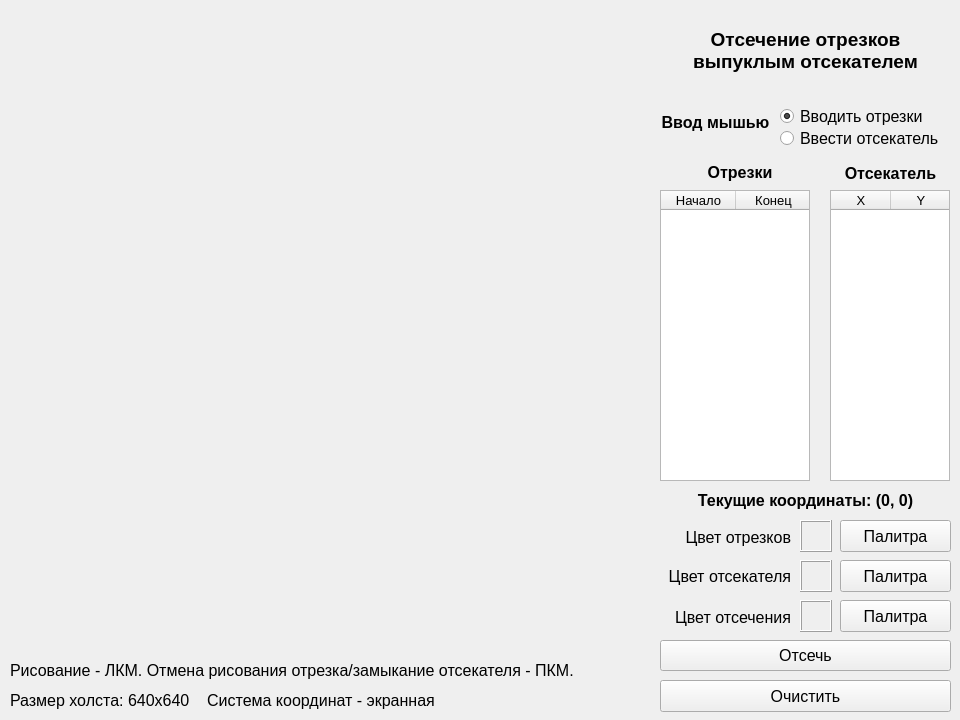
<?xml version="1.0" encoding="UTF-8"?>
<ui version="4.0">
 <class>Window</class>
 <widget class="QMainWindow" name="Window">
  <property name="geometry">
   <rect>
    <x>0</x>
    <y>0</y>
    <width>960</width>
    <height>720</height>
   </rect>
  </property>
  <property name="sizePolicy">
   <sizepolicy hsizetype="Fixed" vsizetype="Fixed">
    <horstretch>0</horstretch>
    <verstretch>0</verstretch>
   </sizepolicy>
  </property>
  <property name="windowTitle">
   <string>Лабораторная работа №8</string>
  </property>
  <widget class="QWidget" name="centralWidget">
   <widget class="QLabel" name="label">
    <property name="geometry">
     <rect>
      <x>660</x>
      <y>10</y>
      <width>291</width>
      <height>81</height>
     </rect>
    </property>
    <property name="font">
     <font>
      <pointsize>14</pointsize>
      <weight>75</weight>
      <bold>true</bold>
     </font>
    </property>
    <property name="text">
     <string>Отсечение отрезков
выпуклым отсекателем</string>
    </property>
    <property name="alignment">
     <set>Qt::AlignCenter</set>
    </property>
   </widget>
   <widget class="QLabel" name="labelSeg">
    <property name="geometry">
     <rect>
      <x>660</x>
      <y>525</y>
      <width>131</width>
      <height>24</height>
     </rect>
    </property>
    <property name="font">
     <font>
      <pointsize>12</pointsize>
     </font>
    </property>
    <property name="text">
     <string>Цвет отрезков</string>
    </property>
    <property name="alignment">
     <set>Qt::AlignRight|Qt::AlignTrailing|Qt::AlignVCenter</set>
    </property>
   </widget>
   <widget class="QLabel" name="labelFill">
    <property name="geometry">
     <rect>
      <x>660</x>
      <y>564</y>
      <width>131</width>
      <height>24</height>
     </rect>
    </property>
    <property name="font">
     <font>
      <pointsize>12</pointsize>
     </font>
    </property>
    <property name="text">
     <string>Цвет отсекателя</string>
    </property>
    <property name="alignment">
     <set>Qt::AlignRight|Qt::AlignTrailing|Qt::AlignVCenter</set>
    </property>
   </widget>
   <widget class="QLabel" name="labelBg">
    <property name="geometry">
     <rect>
      <x>660</x>
      <y>605</y>
      <width>131</width>
      <height>24</height>
     </rect>
    </property>
    <property name="font">
     <font>
      <pointsize>12</pointsize>
     </font>
    </property>
    <property name="text">
     <string>Цвет отсечения</string>
    </property>
    <property name="alignment">
     <set>Qt::AlignRight|Qt::AlignTrailing|Qt::AlignVCenter</set>
    </property>
   </widget>
   <widget class="QLabel" name="colorLine">
    <property name="geometry">
     <rect>
      <x>800</x>
      <y>520</y>
      <width>32</width>
      <height>32</height>
     </rect>
    </property>
    <property name="frameShape">
     <enum>QFrame::Box</enum>
    </property>
    <property name="frameShadow">
     <enum>QFrame::Raised</enum>
    </property>
    <property name="text">
     <string/>
    </property>
   </widget>
   <widget class="QLabel" name="colorClipper">
    <property name="geometry">
     <rect>
      <x>800</x>
      <y>560</y>
      <width>32</width>
      <height>32</height>
     </rect>
    </property>
    <property name="frameShape">
     <enum>QFrame::Box</enum>
    </property>
    <property name="frameShadow">
     <enum>QFrame::Raised</enum>
    </property>
    <property name="text">
     <string/>
    </property>
   </widget>
   <widget class="QLabel" name="colorClipped">
    <property name="geometry">
     <rect>
      <x>800</x>
      <y>600</y>
      <width>32</width>
      <height>32</height>
     </rect>
    </property>
    <property name="frameShape">
     <enum>QFrame::Box</enum>
    </property>
    <property name="frameShadow">
     <enum>QFrame::Raised</enum>
    </property>
    <property name="text">
     <string/>
    </property>
   </widget>
   <widget class="QPushButton" name="palLineBtn">
    <property name="geometry">
     <rect>
      <x>840</x>
      <y>520</y>
      <width>111</width>
      <height>32</height>
     </rect>
    </property>
    <property name="font">
     <font>
      <pointsize>12</pointsize>
     </font>
    </property>
    <property name="text">
     <string>Палитра</string>
    </property>
   </widget>
   <widget class="QPushButton" name="palClipperBtn">
    <property name="geometry">
     <rect>
      <x>840</x>
      <y>560</y>
      <width>111</width>
      <height>32</height>
     </rect>
    </property>
    <property name="font">
     <font>
      <pointsize>12</pointsize>
     </font>
    </property>
    <property name="text">
     <string>Палитра</string>
    </property>
   </widget>
   <widget class="QPushButton" name="palClippedBtn">
    <property name="geometry">
     <rect>
      <x>840</x>
      <y>600</y>
      <width>111</width>
      <height>32</height>
     </rect>
    </property>
    <property name="font">
     <font>
      <pointsize>12</pointsize>
     </font>
    </property>
    <property name="text">
     <string>Палитра</string>
    </property>
   </widget>
   <widget class="QPushButton" name="clipButton">
    <property name="geometry">
     <rect>
      <x>660</x>
      <y>640</y>
      <width>291</width>
      <height>31</height>
     </rect>
    </property>
    <property name="font">
     <font>
      <pointsize>12</pointsize>
     </font>
    </property>
    <property name="text">
     <string>Отсечь</string>
    </property>
   </widget>
   <widget class="QLabel" name="hint">
    <property name="geometry">
     <rect>
      <x>10</x>
      <y>660</y>
      <width>581</width>
      <height>21</height>
     </rect>
    </property>
    <property name="font">
     <font>
      <pointsize>12</pointsize>
     </font>
    </property>
    <property name="text">
     <string>Рисование - ЛКМ. Отмена рисования отрезка/замыкание отсекателя - ПКМ.</string>
    </property>
    <property name="alignment">
     <set>Qt::AlignLeading|Qt::AlignLeft|Qt::AlignVCenter</set>
    </property>
   </widget>
   <widget class="QTableWidget" name="pointTable">
    <property name="geometry">
     <rect>
      <x>660</x>
      <y>190</y>
      <width>150</width>
      <height>291</height>
     </rect>
    </property>
    <property name="font">
     <font>
      <pointsize>10</pointsize>
     </font>
    </property>
    <property name="layoutDirection">
     <enum>Qt::LeftToRight</enum>
    </property>
    <property name="horizontalScrollBarPolicy">
     <enum>Qt::ScrollBarAlwaysOff</enum>
    </property>
    <property name="selectionMode">
     <enum>QAbstractItemView::NoSelection</enum>
    </property>
    <attribute name="horizontalHeaderDefaultSectionSize">
     <number>75</number>
    </attribute>
    <attribute name="horizontalHeaderMinimumSectionSize">
     <number>75</number>
    </attribute>
    <attribute name="verticalHeaderVisible">
     <bool>false</bool>
    </attribute>
    <attribute name="verticalHeaderDefaultSectionSize">
     <number>28</number>
    </attribute>
    <attribute name="verticalHeaderMinimumSectionSize">
     <number>24</number>
    </attribute>
    <column>
     <property name="text">
      <string>Начало</string>
     </property>
     <property name="textAlignment">
      <set>AlignCenter</set>
     </property>
    </column>
    <column>
     <property name="text">
      <string>Конец</string>
     </property>
     <property name="textAlignment">
      <set>AlignCenter</set>
     </property>
    </column>
   </widget>
   <widget class="QPushButton" name="clearButton">
    <property name="geometry">
     <rect>
      <x>660</x>
      <y>680</y>
      <width>291</width>
      <height>32</height>
     </rect>
    </property>
    <property name="font">
     <font>
      <pointsize>12</pointsize>
     </font>
    </property>
    <property name="text">
     <string>Очистить</string>
    </property>
   </widget>
   <widget class="QLabel" name="label_6">
    <property name="geometry">
     <rect>
      <x>830</x>
      <y>163</y>
      <width>121</width>
      <height>21</height>
     </rect>
    </property>
    <property name="font">
     <font>
      <pointsize>12</pointsize>
      <weight>75</weight>
      <bold>true</bold>
     </font>
    </property>
    <property name="text">
     <string>Отсекатель</string>
    </property>
    <property name="alignment">
     <set>Qt::AlignCenter</set>
    </property>
   </widget>
   <widget class="QLabel" name="coord">
    <property name="geometry">
     <rect>
      <x>660</x>
      <y>490</y>
      <width>291</width>
      <height>21</height>
     </rect>
    </property>
    <property name="font">
     <font>
      <pointsize>12</pointsize>
      <weight>75</weight>
      <bold>true</bold>
     </font>
    </property>
    <property name="text">
     <string>Текущие координаты: (0, 0)</string>
    </property>
    <property name="alignment">
     <set>Qt::AlignCenter</set>
    </property>
   </widget>
   <widget class="QLabel" name="hint_2">
    <property name="geometry">
     <rect>
      <x>10</x>
      <y>680</y>
      <width>451</width>
      <height>41</height>
     </rect>
    </property>
    <property name="font">
     <font>
      <pointsize>12</pointsize>
     </font>
    </property>
    <property name="text">
     <string>Размер холста: 640x640    Система координат - экранная</string>
    </property>
    <property name="alignment">
     <set>Qt::AlignLeading|Qt::AlignLeft|Qt::AlignVCenter</set>
    </property>
   </widget>
   <widget class="Canvas" name="canvas" native="true">
    <property name="geometry">
     <rect>
      <x>10</x>
      <y>10</y>
      <width>640</width>
      <height>640</height>
     </rect>
    </property>
    <property name="styleSheet">
     <string notr="true"/>
    </property>
   </widget>
   <widget class="QLabel" name="labelSegs">
    <property name="geometry">
     <rect>
      <x>660</x>
      <y>160</y>
      <width>160</width>
      <height>24</height>
     </rect>
    </property>
    <property name="font">
     <font>
      <pointsize>12</pointsize>
      <weight>75</weight>
      <bold>true</bold>
     </font>
    </property>
    <property name="text">
     <string>Отрезки</string>
    </property>
    <property name="alignment">
     <set>Qt::AlignCenter</set>
    </property>
   </widget>
   <widget class="QRadioButton" name="toLineRadio">
    <property name="geometry">
     <rect>
      <x>780</x>
      <y>108</y>
      <width>161</width>
      <height>17</height>
     </rect>
    </property>
    <property name="font">
     <font>
      <pointsize>12</pointsize>
     </font>
    </property>
    <property name="text">
     <string>Вводить отрезки</string>
    </property>
    <property name="checked">
     <bool>true</bool>
    </property>
   </widget>
   <widget class="QRadioButton" name="toClipperRadio">
    <property name="geometry">
     <rect>
      <x>780</x>
      <y>130</y>
      <width>161</width>
      <height>17</height>
     </rect>
    </property>
    <property name="font">
     <font>
      <pointsize>12</pointsize>
     </font>
    </property>
    <property name="text">
     <string>Ввести отсекатель</string>
    </property>
   </widget>
   <widget class="QLabel" name="label_11">
    <property name="geometry">
     <rect>
      <x>660</x>
      <y>112</y>
      <width>111</width>
      <height>21</height>
     </rect>
    </property>
    <property name="font">
     <font>
      <pointsize>12</pointsize>
      <weight>75</weight>
      <bold>true</bold>
     </font>
    </property>
    <property name="text">
     <string>Ввод мышью</string>
    </property>
    <property name="alignment">
     <set>Qt::AlignCenter</set>
    </property>
   </widget>
   <widget class="QTableWidget" name="clipperTable">
    <property name="geometry">
     <rect>
      <x>830</x>
      <y>190</y>
      <width>120</width>
      <height>291</height>
     </rect>
    </property>
    <property name="font">
     <font>
      <pointsize>10</pointsize>
     </font>
    </property>
    <property name="layoutDirection">
     <enum>Qt::LeftToRight</enum>
    </property>
    <property name="horizontalScrollBarPolicy">
     <enum>Qt::ScrollBarAlwaysOff</enum>
    </property>
    <property name="selectionMode">
     <enum>QAbstractItemView::NoSelection</enum>
    </property>
    <attribute name="horizontalHeaderDefaultSectionSize">
     <number>60</number>
    </attribute>
    <attribute name="horizontalHeaderMinimumSectionSize">
     <number>60</number>
    </attribute>
    <attribute name="verticalHeaderVisible">
     <bool>false</bool>
    </attribute>
    <attribute name="verticalHeaderDefaultSectionSize">
     <number>28</number>
    </attribute>
    <attribute name="verticalHeaderMinimumSectionSize">
     <number>24</number>
    </attribute>
    <column>
     <property name="text">
      <string>X</string>
     </property>
     <property name="textAlignment">
      <set>AlignCenter</set>
     </property>
    </column>
    <column>
     <property name="text">
      <string>Y</string>
     </property>
     <property name="textAlignment">
      <set>AlignCenter</set>
     </property>
    </column>
   </widget>
  </widget>
 </widget>
 <layoutdefault spacing="6" margin="11"/>
 <customwidgets>
  <customwidget>
   <class>Canvas</class>
   <extends>QWidget</extends>
   <header location="global">canvas.h</header>
   <container>1</container>
  </customwidget>
 </customwidgets>
 <resources/>
 <connections/>
</ui>
